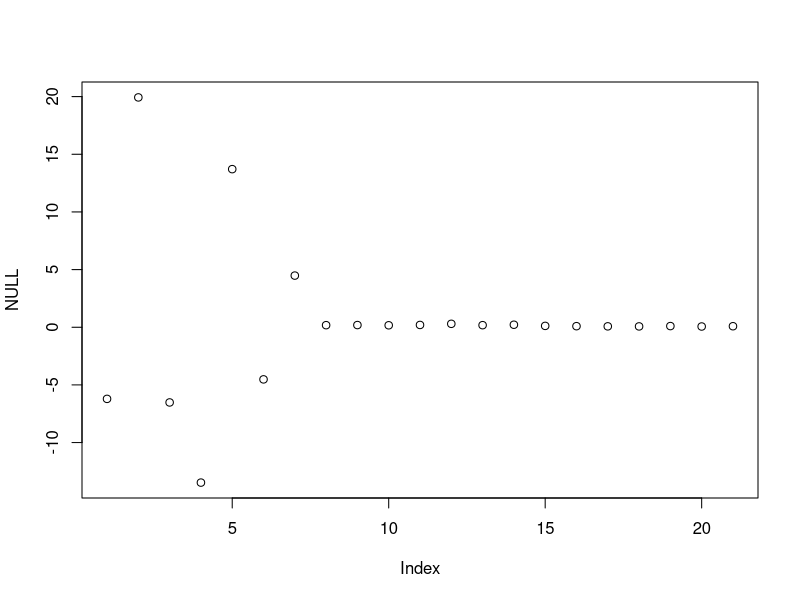

Recreate this plot in R. (Note: this script raises an error after producing the figure.)
library(ggplot2)

data_twitter = read.csv2("./csv/csv_google_1.csv", header=TRUE, sep=",", dec=".")
data_stock = read.csv2("./google_stock.csv", header=TRUE, sep=",", dec=".")

data_twitter$Pos_norm <- data_twitter$Pos / data_twitter$Number
data_twitter$Neg_norm <- data_twitter$Neg / data_twitter$Number
data_twitter$Date <- as.Date(data_twitter$Date)
data_twitter = data_twitter[-6,]
data_twitter = data_twitter[-6,]

data_stock$Date <- as.Date(data_stock$Date)
data_stock$Diff <- data_stock$Close - data_stock$Open
data_stock = data_stock[-1,]

data_stock$Date
data_twitter$Date

summary(data_twitter)
summary(data_stock)

diff <- rev(data_stock$Diff)

fit <- lm(diff ~ data_twitter$Pos_norm + data_twitter$Neg_norm)
summary(fit)


plot(c(diff, data_twitter$Pos_norm, data_twitter$Neg_norm), y = NULL)
ggplot(diff,aes(x,y))+geom_line(aes(color="First line"))+geom_line(data=data_twitter$Pos_norm,aes(color="Second line"))
